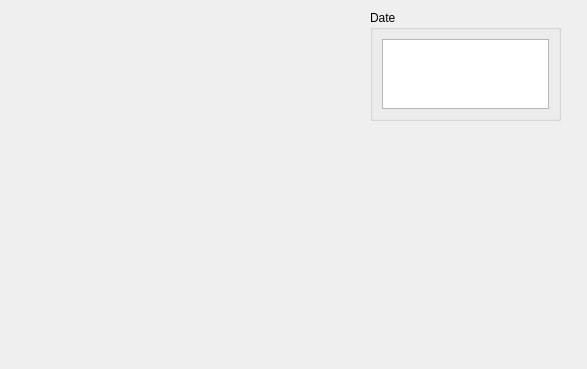
<?xml version="1.0" encoding="UTF-8"?>
<ui version="4.0">
 <class>Dialog</class>
 <widget class="QDialog" name="Dialog">
  <property name="geometry">
   <rect>
    <x>0</x>
    <y>0</y>
    <width>587</width>
    <height>369</height>
   </rect>
  </property>
  <property name="windowTitle">
   <string>Dialog</string>
  </property>
  <widget class="QCustomPlot" name="customPlot" native="true">
   <property name="geometry">
    <rect>
     <x>9</x>
     <y>9</y>
     <width>351</width>
     <height>251</height>
    </rect>
   </property>
  </widget>
  <widget class="QGroupBox" name="groupBox">
   <property name="geometry">
    <rect>
     <x>370</x>
     <y>10</y>
     <width>191</width>
     <height>111</height>
    </rect>
   </property>
   <property name="title">
    <string>Date</string>
   </property>
   <layout class="QHBoxLayout" name="horizontalLayout">
    <item>
     <widget class="QListView" name="listView"/>
    </item>
   </layout>
  </widget>
 </widget>
 <customwidgets>
  <customwidget>
   <class>QCustomPlot</class>
   <extends>QWidget</extends>
   <header>qcustomplot.h</header>
   <container>1</container>
  </customwidget>
 </customwidgets>
 <resources/>
 <connections/>
</ui>
